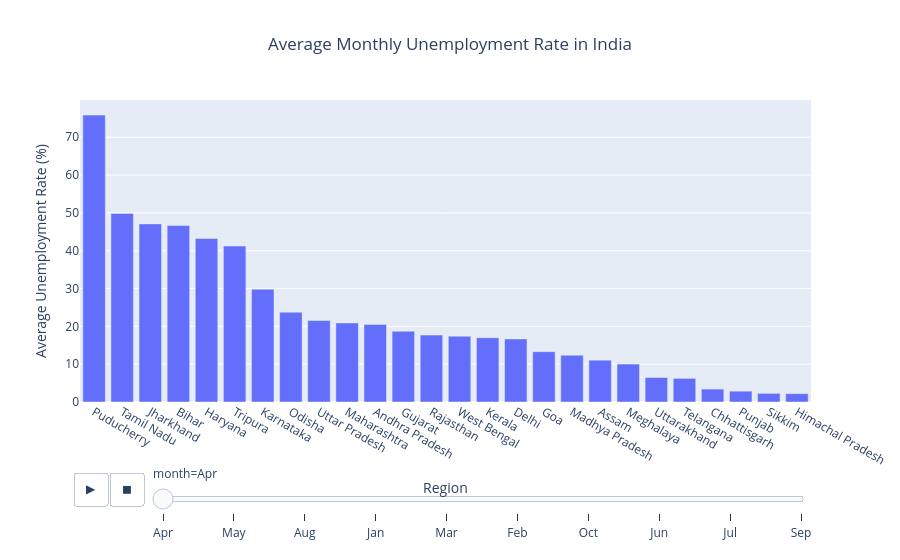

Notebook code for this chart:
### Markdown cell above
- Bar plot Unemployment Rate (monthly)

### Code cell
fig = px.bar(
    df.sort_values("unemployment_rate", ascending=False),
    x="region",
    y="unemployment_rate",
    animation_frame="month",
    title="Average Monthly Unemployment Rate in India"
)

fig.update_layout(
    xaxis_title="Region",
    yaxis_title="Average Unemployment Rate (%)",
    title_x=0.5,
    coloraxis_showscale=False
)

fig.show()

### Figure 1 — Plotly figure (JSON) as saved in the notebook; plotly's stock layout.template omitted (floating-point values rounded to 4 significant figures)
{"data": [{"hovertemplate": "month=Apr<br>region=%{x}<br>unemployment_rate=%{y}<extra></extra>", "legendgroup": "", "marker": {"color": "#636efa", "pattern": {"shape": ""}}, "name": "", "orientation": "v", "showlegend": false, "textposition": "auto", "type": "bar", "x": ["Puducherry", "Tamil Nadu", "Jharkhand", "Bihar", "Haryana", "Tripura", "Karnataka", "Odisha", "Uttar Pradesh", "Maharashtra", "Andhra Pradesh", "Gujarat", "Rajasthan", "West Bengal", "Kerala", "Delhi", "Goa", "Madhya Pradesh", "Assam", "Meghalaya", "Uttarakhand", "Telangana", "Chhattisgarh", "Punjab", "Sikkim", "Himachal Pradesh"], "xaxis": "x", "y": [75.85, 49.83, 47.09, 46.64, 43.22, 41.23, 29.84, 23.76, 21.54, 20.9, 20.51, 18.71, 17.7, 17.41, 16.99, 16.68, 13.31, 12.36, 11.06, 10.03, 6.48, 6.25, 3.41, 2.86, 2.28, 2.2], "yaxis": "y"}], "layout": {"barmode": "relative", "coloraxis": {"showscale": false}, "legend": {"tracegroupgap": 0}, "sliders": [{"active": 0, "currentvalue": {"prefix": "month="}, "len": 0.9, "pad": {"b": 10, "t": 60}, "steps": [{"args": [["Apr"], {"frame": {"duration": 0, "redraw": true}, "fromcurrent": true, "mode": "immediate", "transition": {"duration": 0, "easing": "linear"}}], "label": "Apr", "method": "animate"}, {"args": [["May"], {"frame": {"duration": 0, "redraw": true}, "fromcurrent": true, "mode": "immediate", "transition": {"duration": 0, "easing": "linear"}}], "label": "May", "method": "animate"}, {"args": [["Aug"], {"frame": {"duration": 0, "redraw": true}, "fromcurrent": true, "mode": "immediate", "transition": {"duration": 0, "easing": "linear"}}], "label": "Aug", "method": "animate"}, {"args": [["Jan"], {"frame": {"duration": 0, "redraw": true}, "fromcurrent": true, "mode": "immediate", "transition": {"duration": 0, "easing": "linear"}}], "label": "Jan", "method": "animate"}, {"args": [["Mar"], {"frame": {"duration": 0, "redraw": true}, "fromcurrent": true, "mode": "immediate", "transition": {"duration": 0, "easing": "linear"}}], "label": "Mar", "method": "animate"}, {"args": [["Feb"], {"frame": {"duration": 0, "redraw": true}, "fromcurrent": true, "mode": "immediate", "transition": {"duration": 0, "easing": "linear"}}], "label": "Feb", "method": "animate"}, {"args": [["Oct"], {"frame": {"duration": 0, "redraw": true}, "fromcurrent": true, "mode": "immediate", "transition": {"duration": 0, "easing": "linear"}}], "label": "Oct", "method": "animate"}, {"args": [["Jun"], {"frame": {"duration": 0, "redraw": true}, "fromcurrent": true, "mode": "immediate", "transition": {"duration": 0, "easing": "linear"}}], "label": "Jun", "method": "animate"}, {"args": [["Jul"], {"frame": {"duration": 0, "redraw": true}, "fromcurrent": true, "mode": "immediate", "transition": {"duration": 0, "easing": "linear"}}], "label": "Jul", "method": "animate"}, {"args": [["Sep"], {"frame": {"duration": 0, "redraw": true}, "fromcurrent": true, "mode": "immediate", "transition": {"duration": 0, "easing": "linear"}}], "label": "Sep", "method": "animate"}], "x": 0.1, "xanchor": "left", "y": 0, "yanchor": "top"}], "title": {"text": "Average Monthly Unemployment Rate in India", "x": 0.5}, "updatemenus": [{"buttons": [{"args": [null, {"frame": {"duration": 500, "redraw": true}, "fromcurrent": true, "mode": "immediate", "transition": {"duration": 500, "easing": "linear"}}], "label": "&#9654;", "method": "animate"}, {"args": [[null], {"frame": {"duration": 0, "redraw": true}, "fromcurrent": true, "mode": "immediate", "transition": {"duration": 0, "easing": "linear"}}], "label": "&#9724;", "method": "animate"}], "direction": "left", "pad": {"r": 10, "t": 70}, "showactive": false, "type": "buttons", "x": 0.1, "xanchor": "right", "y": 0, "yanchor": "top"}], "xaxis": {"anchor": "y", "domain": [0, 1], "title": {"text": "Region"}}, "yaxis": {"anchor": "x", "domain": [0, 1], "title": {"text": "Average Unemployment Rate (%)"}}}}
